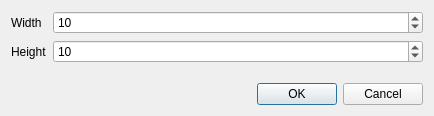
<?xml version="1.0" encoding="UTF-8"?>
<ui version="4.0">
 <class>Dialog</class>
 <widget class="QDialog" name="Dialog">
  <property name="geometry">
   <rect>
    <x>0</x>
    <y>0</y>
    <width>434</width>
    <height>116</height>
   </rect>
  </property>
  <property name="windowTitle">
   <string>Dialog</string>
  </property>
  <layout class="QVBoxLayout" name="verticalLayout">
   <item>
    <layout class="QFormLayout" name="formLayout">
     <item row="0" column="0">
      <widget class="QLabel" name="widthLabel">
       <property name="text">
        <string>Width</string>
       </property>
       <property name="buddy">
        <cstring>widthSpinBox</cstring>
       </property>
      </widget>
     </item>
     <item row="1" column="0">
      <widget class="QLabel" name="heightLabel">
       <property name="text">
        <string>Height</string>
       </property>
       <property name="buddy">
        <cstring>heightSpinBox</cstring>
       </property>
      </widget>
     </item>
     <item row="0" column="1">
      <widget class="QSpinBox" name="widthSpinBox">
       <property name="minimum">
        <number>3</number>
       </property>
       <property name="maximum">
        <number>200</number>
       </property>
       <property name="value">
        <number>10</number>
       </property>
      </widget>
     </item>
     <item row="1" column="1">
      <widget class="QSpinBox" name="heightSpinBox">
       <property name="minimum">
        <number>3</number>
       </property>
       <property name="maximum">
        <number>200</number>
       </property>
       <property name="value">
        <number>10</number>
       </property>
      </widget>
     </item>
    </layout>
   </item>
   <item>
    <widget class="QDialogButtonBox" name="buttonBox">
     <property name="orientation">
      <enum>Qt::Horizontal</enum>
     </property>
     <property name="standardButtons">
      <set>QDialogButtonBox::Cancel|QDialogButtonBox::Ok</set>
     </property>
    </widget>
   </item>
  </layout>
 </widget>
 <resources/>
 <connections>
  <connection>
   <sender>buttonBox</sender>
   <signal>accepted()</signal>
   <receiver>Dialog</receiver>
   <slot>accept()</slot>
   <hints>
    <hint type="sourcelabel">
     <x>248</x>
     <y>254</y>
    </hint>
    <hint type="destinationlabel">
     <x>157</x>
     <y>274</y>
    </hint>
   </hints>
  </connection>
  <connection>
   <sender>buttonBox</sender>
   <signal>rejected()</signal>
   <receiver>Dialog</receiver>
   <slot>reject()</slot>
   <hints>
    <hint type="sourcelabel">
     <x>316</x>
     <y>260</y>
    </hint>
    <hint type="destinationlabel">
     <x>286</x>
     <y>274</y>
    </hint>
   </hints>
  </connection>
 </connections>
</ui>
